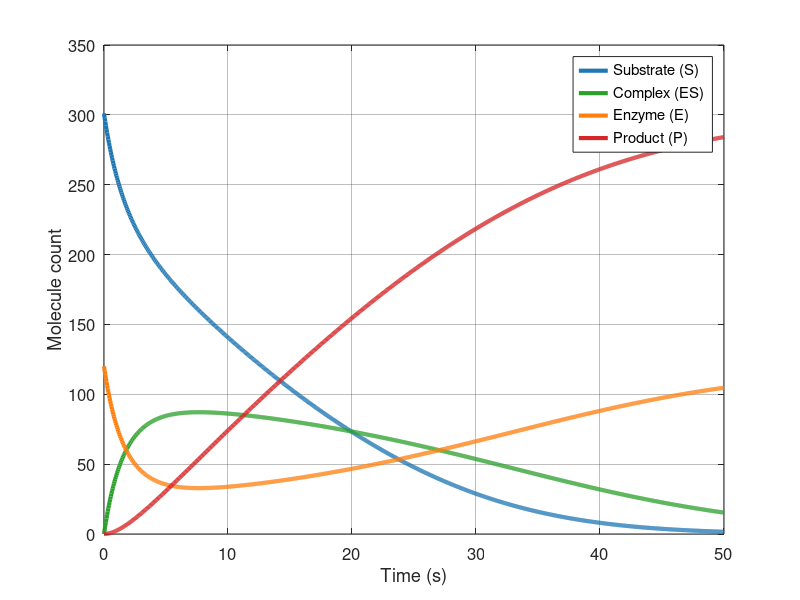

Recreate this plot in MATLAB.
function MM_RRE()
    % Constants
    vol = 1e-15;
    n_A = 6.023e23;
    c1 = 1e6 / (n_A * vol);
    c2 = 1e-4;
    c3 = 1e-1;
    S_initial = round(5e-7 * n_A * vol);
    E_initial = round(2e-7 * n_A * vol);
    ES_initial = 0;
    P_initial = 0;
    t_end = 50;
    t = linspace(0, t_end, 1000);

    % Solve ODEs
    [t, y] = ode45(@(t,y) michaelis_menten_system(t, y, c1, c2, c3, E_initial), t, [S_initial; ES_initial; E_initial; P_initial]);
    results = [t, y(:,1), y(:,3), y(:,2), y(:,4)];

    % Plot
    figure('Color', 'white');
    plot(results(:,1), results(:,2), 'LineWidth', 3, 'Color', '#1f77b4'); % S
    hold on;
    plot(results(:,1), results(:,4), 'LineWidth', 3, 'Color', '#2ca02c'); % ES
    plot(results(:,1), results(:,3), 'LineWidth', 3, 'Color', '#ff7f0e'); % E
    plot(results(:,1), results(:,5), 'LineWidth', 3, 'Color', '#d62728'); % P
    hold off;
    
    legend({'Substrate (S)', 'Complex (ES)', 'Enzyme (E)', 'Product (P)'}, 'Location', 'best', 'FontSize', 16);
    xlabel('Time (s)', 'FontSize', 14); 
    ylabel('Molecule count', 'FontSize', 14);
    grid on;
    set(gca, 'FontSize', 12, 'GridAlpha', 0.3);
end

function dydt = michaelis_menten_system(~, y, c1, c2, c3, E)
    s = y(1);
    c = y(2);
    e = y(3);
    p = y(4);
    
    ds_dt = -c1 * E * s + (c1 * s + c2) * c;
    dc_dt = c1 * E * s - (c1 * s + c2 + c3) * c;
    de_dt = -c1 * E * s + (c1 * s + c2) * c + c3 * c;
    dp_dt = c3 * c;
    dydt = [ds_dt; dc_dt; de_dt; dp_dt];
end